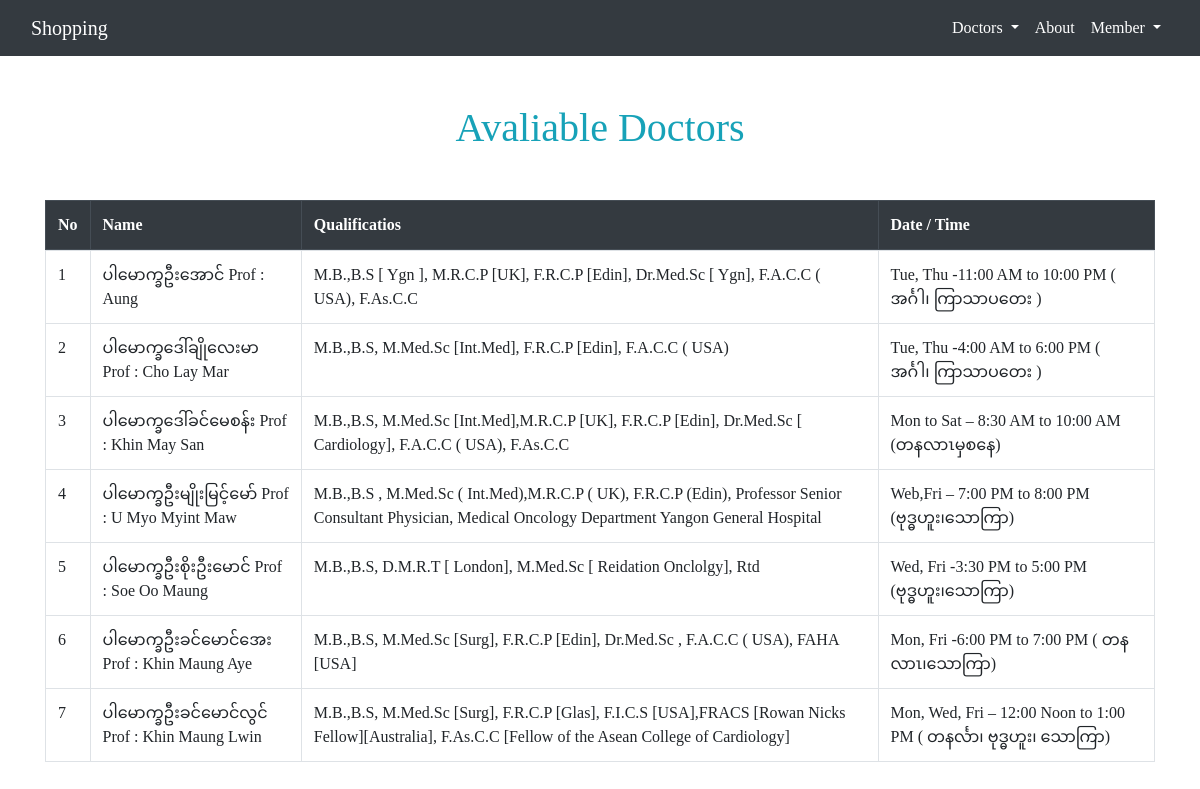
The app's page /doctor/doc/show/all with its own data.
### doctor/models.py (models this page shows)
class Doctor(models.Model):
    name=models.CharField(max_length=150)
    quali=models.TextField()
    duty=models.TextField()
    category=models.IntegerField()

### doctor/views.py (the view)
# urls.py: path('doc/show/all',views.showDoctors,name="doctor-show-page"),
def showDoctors(request):
    docts=Doctor.objects.all()
    dict={
        "title":"Find A Doctor",
        "docts":docts
    }
    return render(request,"doctor/show_doctors.html",dict)

### doctor/templates/doctor/show_doctors.html
{% extends 'page/base.html' %}
{% block content %}
  <div class="container my-5">
      <h1 class="text-center text-info mb-5">Avaliable Doctors</h1>
        <table class="table table-bordered">
                <tr>
                    <thead class="thead-dark">
                        <th scope="col">No</th>
                        <th scope="col">Name</th>
                        <th scope="col">Qualificatios</th>
                        <th scope="col">Date / Time</th>
                    </thead>
                    <tbody>
                        {% for doct in docts %}
                            <tr>
                                <td>{{doct.id}}</td>
                                <td>{{doct.name}}</td>
                                <td>{{doct.quali}}</td>
                                <td>{{doct.duty}}</td>
                            </tr>
                        {% endfor %}
                    </tbody>
                </tr>
        </table>
  </div>
{% endblock %}

### page/static/page/css/main.css (style rules this page uses)
* { font-family: Cambria, Cochin, Georgia, Times, 'Times New Roman', serif; }
h1 { color: red; }

### records on screen
Doctor: id "1", name "ပါမောက္ခဦးအောင် Prof : Aung", quali "M.B.,B.S [ Ygn ], M.R.C.P [UK], F.R.C.P [Edin], Dr.Med.Sc [ Ygn], F.A.C.C ( USA), F.As.C.C", duty "Tue, Thu -11:00 AM to 10:00 PM ( အင်္ဂါ၊ ကြာသာပတေး )"
Doctor: id "2", name "ပါမောက္ခဒေါ်ချိုလေးမာ Prof : Cho Lay Mar", quali "M.B.,B.S, M.Med.Sc [Int.Med], F.R.C.P [Edin], F.A.C.C ( USA)", duty "Tue, Thu -4:00 AM to 6:00 PM ( အင်္ဂါ၊ ကြာသာပတေး )"
Doctor: id "3", name "ပါမောက္ခဒေါ်ခင်မေစန်း Prof : Khin May San", quali "M.B.,B.S, M.Med.Sc [Int.Med],M.R.C.P [UK], F.R.C.P [Edin], Dr.Med.Sc [ Cardiology], F.A.C.C ( USA), F.As.C.C", duty "Mon to Sat – 8:30 AM to 10:00 AM (တနလာၤမှစနေ)"
Doctor: id "4", name "ပါမောက္ခဦးမျိုးမြင့်မော် Prof : U Myo Myint Maw", quali "M.B.,B.S , M.Med.Sc ( Int.Med),M.R.C.P ( UK), F.R.C.P (Edin), Professor Senior Consultant Physician, Medical Oncology Department Yangon General Hospital", duty "Web,Fri – 7:00 PM to 8:00 PM (ဗုဒ္ဓဟူး၊သောကြာ)"
Doctor: id "5", name "ပါမောက္ခဦးစိုးဦးမောင် Prof : Soe Oo Maung", quali "M.B.,B.S, D.M.R.T [ London], M.Med.Sc [ Reidation Onclolgy], Rtd", duty "Wed, Fri -3:30 PM to 5:00 PM (ဗုဒ္ဓဟူး၊သောကြာ)"
Doctor: id "6", name "ပါမောက္ခဦးခင်မောင်အေး Prof : Khin Maung Aye", quali "M.B.,B.S, M.Med.Sc [Surg], F.R.C.P [Edin], Dr.Med.Sc , F.A.C.C ( USA), FAHA [USA]", duty "Mon, Fri -6:00 PM to 7:00 PM ( တနလာၤ၊သောကြာ)"
Doctor: id "7", name "ပါမောက္ခဦးခင်မောင်လွင် Prof : Khin Maung Lwin", quali "M.B.,B.S, M.Med.Sc [Surg], F.R.C.P [Glas], F.I.C.S [USA],FRACS [Rowan Nicks Fellow][Australia], F.As.C.C [Fellow of the Asean College of Cardiology]", duty "Mon, Wed, Fri – 12:00 Noon to 1:00 PM ( တနင်္လာ၊ ဗုဒ္ဓဟူး၊ သောကြာ)"
